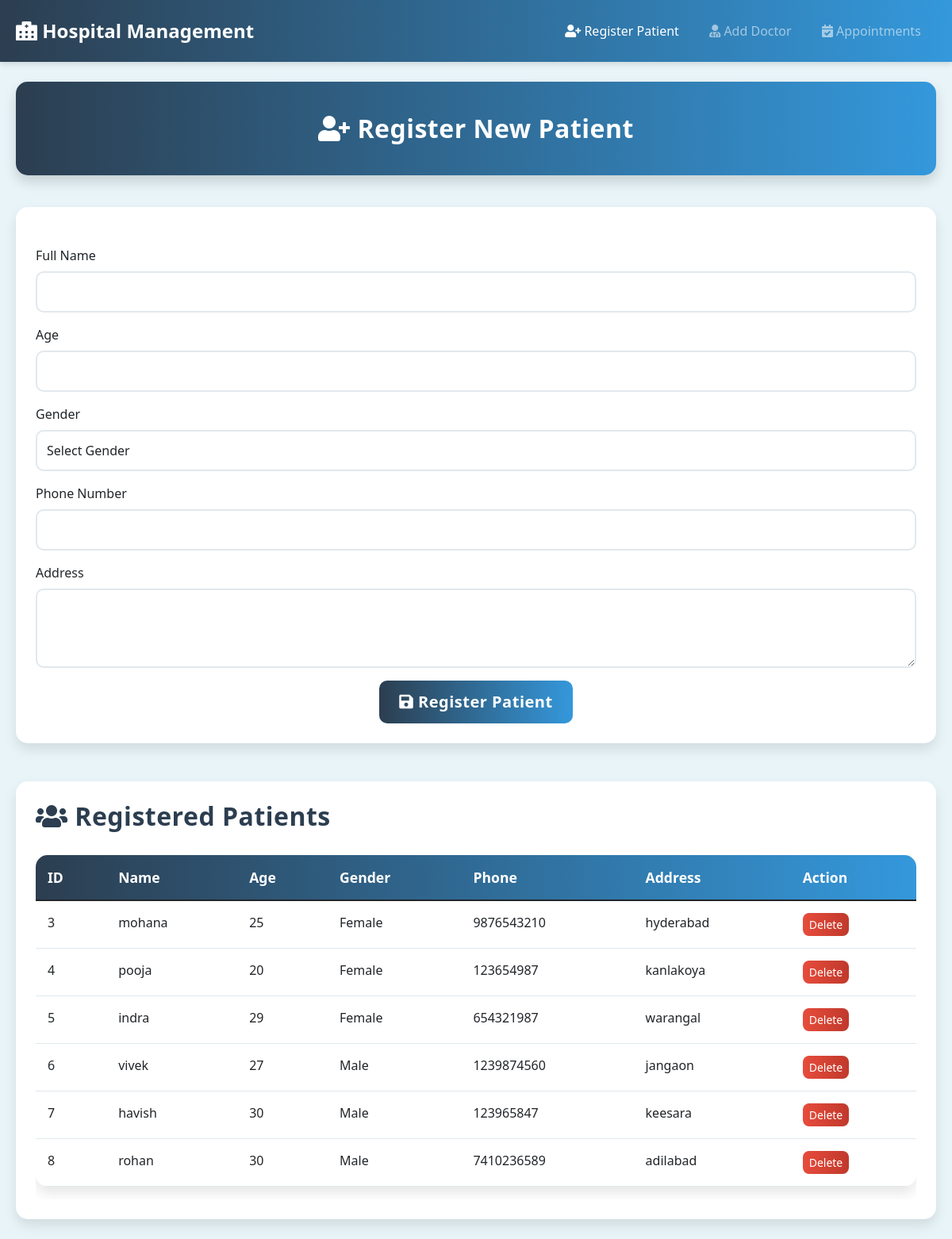
Screenshot of /register_patient (signed in) with the database file from the repository.
### tables this page shows
CREATE TABLE patients
                 (id INTEGER PRIMARY KEY AUTOINCREMENT,
                  name TEXT NOT NULL,
                  age INTEGER,
                  gender TEXT,
                  phone TEXT,
                  address TEXT);

### app.py (the view, shortened to what this page needs)
@app.route('/register_patient', methods=['GET', 'POST'])
@login_required
def register_patient():
    conn = sqlite3.connect('hospital.db')
    c = conn.cursor()
    c.execute("SELECT * FROM patients")
    patients = c.fetchall()
    conn.close()
    return render_template('register_patient.html', patients=patients)

### app.py (called while the page is built)
def login_required(f):
    @wraps(f)
    def decorated_function(*args, **kwargs):
        if 'logged_in' not in session:
            flash('Please log in first.')
            return redirect(url_for('login'))
        return f(*args, **kwargs)
    return decorated_function

### templates/register_patient.html (shortened to what this page needs)
<!DOCTYPE html>
<html lang="en">
<head>
    <link href="https://cdn.jsdelivr.net/npm/bootstrap@5.1.3/dist/css/bootstrap.min.css" rel="stylesheet">
    <link rel="stylesheet" href="{{ url_for('static', filename='style.css') }}">
</head>
<body>
    <nav class="navbar navbar-expand-lg navbar-dark">
        <div class="container">
            <a class="navbar-brand" href="{{ url_for('dashboard') }}">
                <i class="fas fa-hospital-alt"></i> Hospital Management
            </a>
            <div class="collapse navbar-collapse" id="navbarNav">
                <ul class="navbar-nav ms-auto">
                    <li class="nav-item">
                        <a class="nav-link active" href="{{ url_for('register_patient') }}">
                            <i class="fas fa-user-plus"></i> Register Patient
                        </a>
                    </li>
                    <li class="nav-item">
                        <a class="nav-link" href="{{ url_for('add_doctor') }}">
                            <i class="fas fa-user-md"></i> Add Doctor
                        </a>
                    </li>
                    <li class="nav-item">
                        <a class="nav-link" href="{{ url_for('appointments') }}">
                            <i class="fas fa-calendar-check"></i> Appointments
                        </a>
                    </li>
                </ul>
            </div>
        </div>
    </nav>
    <div class="container mt-4">
        <div class="page-header">
            <h2><i class="fas fa-user-plus"></i> Register New Patient</h2>
        </div>
        <div class="card">
            <form method="POST" class="mt-4">
                <div class="mb-3">
                    <label for="name" class="form-label">Full Name</label>
                    <input type="text" class="form-control" id="name" name="name" required>
                </div>
                <div class="mb-3">
                    <label for="age" class="form-label">Age</label>
                    <input type="number" class="form-control" id="age" name="age" required>
                </div>
                <div class="mb-3">
                    <label for="gender" class="form-label">Gender</label>
                    <select class="form-control" id="gender" name="gender" required>
                        <option value="">Select Gender</option>
                    </select>
                </div>
                <div class="mb-3">
                    <label for="phone" class="form-label">Phone Number</label>
                    <input type="tel" class="form-control" id="phone" name="phone" required>
                </div>
                <div class="mb-3">
                    <label for="address" class="form-label">Address</label>
                    <textarea class="form-control" id="address" name="address" rows="3" required></textarea>
                </div>
                <div class="text-center">
                    <button type="submit" class="btn btn-primary btn-lg">
                        <i class="fas fa-save"></i> Register Patient
                    </button>
                </div>
            </form>
        </div>
        <div class="card mt-5">
            <h2><i class="fas fa-users"></i> Registered Patients</h2>
            <div class="table-responsive">
                <table class="table table-hover">
                    <thead>
                        <tr>
                            <th>ID</th>
                            <th>Name</th>
                            <th>Age</th>
                            <th>Gender</th>
                            <th>Phone</th>
                            <th>Address</th>
                            <th>Action</th>
                        </tr>
                    </thead>
                    <tbody>
                        {% for patient in patients %}
                        <tr>
                            <td>{{ patient[0] }}</td>
                            <td>{{ patient[1] }}</td>
                            <td>{{ patient[2] }}</td>
                            <td>{{ patient[3] }}</td>
                            <td>{{ patient[4] }}</td>
                            <td>{{ patient[5] }}</td>
                            <td>
                                <a href="{{ url_for('delete_patient', id=patient[0]) }}"
                                   class="btn btn-danger btn-sm"
                                   onclick="return confirm('Are you sure you want to delete this patient?')">
                                    Delete
                                </a>
                            </td>
                        </tr>
                        {% endfor %}
                    </tbody>
                </table>
            </div>
        </div>
    </div>
    <link rel="stylesheet" href="https://cdnjs.cloudflare.com/ajax/libs/font-awesome/5.15.4/css/all.min.css">
</body>
</html>

### static/style.css (style rules this page uses)
body { background-color: #e8f4f8; font-family: 'Poppins', 'Segoe UI', sans-serif; }
.navbar { box-shadow: 0 2px 8px rgba(0, 0, 0, 0.15); background: linear-gradient(to right, #2c3e50, #3498db) !important; padding: 1rem 0; }
.navbar-brand { font-size: 1.5rem; font-weight: 600; }
.nav-link { font-weight: 500; padding: 0.5rem 1rem !important; margin: 0 0.2rem; border-radius: 5px; transition: all 0.3s; }
.container { max-width: 1200px; margin: 0 auto; padding: 0 20px; }
.card { border-radius: 15px; box-shadow: 0 8px 16px rgba(0, 0, 0, 0.1); margin-bottom: 25px; background-color: white; padding: 25px; border: none; transition: transform 0.3s ease; }
.form-control { border-radius: 10px; border: 2px solid #e1e8ed; padding: 12px; transition: all 0.3s; }
.btn-primary { background: linear-gradient(to right, #2c3e50, #3498db); border: none; border-radius: 10px; padding: 12px 25px; font-weight: 600; letter-spacing: 0.5px; transition: all 0.3s ease; }
.btn-danger { background: linear-gradient(to right, #e74c3c, #c0392b); border: none; border-radius: 8px; transition: all 0.3s ease; }
.table { background-color: white; border-radius: 15px; overflow: hidden; box-shadow: 0 8px 16px rgba(0, 0, 0, 0.1); border: none; }
.table thead { background: linear-gradient(to right, #2c3e50, #3498db); color: white; }
.table th { border: none; font-weight: 600; padding: 15px; font-size: 1.1rem; }
.table td { padding: 15px; border-color: #e1e8ed; }
h2 { color: #2c3e50; margin-bottom: 1.8rem; font-weight: 700; letter-spacing: 0.5px; }
.page-header { text-align: center; margin-bottom: 2.5rem; padding: 2.5rem 0; background: linear-gradient(to right, #2c3e50, #3498db); color: white; border-radius: 15px; margin-top: 25px; box-shadow: 0 8px 16px rgba(0, 0, 0, 0.15); }
.page-header h2 { color: white; margin-bottom: 0; }
.card, .table, .alert { animation: fadeIn 0.5s ease-out; }
.card { overflow: hidden; }
.btn-primary { position: relative; overflow: hidden; }
.btn-primary:after { content: ''; position: absolute; top: 50%; left: 50%; width: 0; height: 0; background: rgba(255,255,255,0.2); border-radius: 50%; transform: translate(-50%, -50%); transition: width 0.6s, height 0.6s; }

### rows the page displays
patients: id "3", name "mohana", age "25", gender "Female", phone "9876543210", address "hyderabad"
patients: id "4", name "pooja", age "20", gender "Female", phone "123654987", address "kanlakoya"
patients: id "5", name "indra", age "29", gender "Female", phone "654321987", address "warangal"
patients: id "6", name "vivek", age "27", gender "Male", phone "1239874560", address "jangaon"
patients: id "7", name "havish", age "30", gender "Male", phone "123965847", address "keesara"
patients: id "8", name "rohan", age "30", gender "Male", phone "7410236589", address "adilabad"
